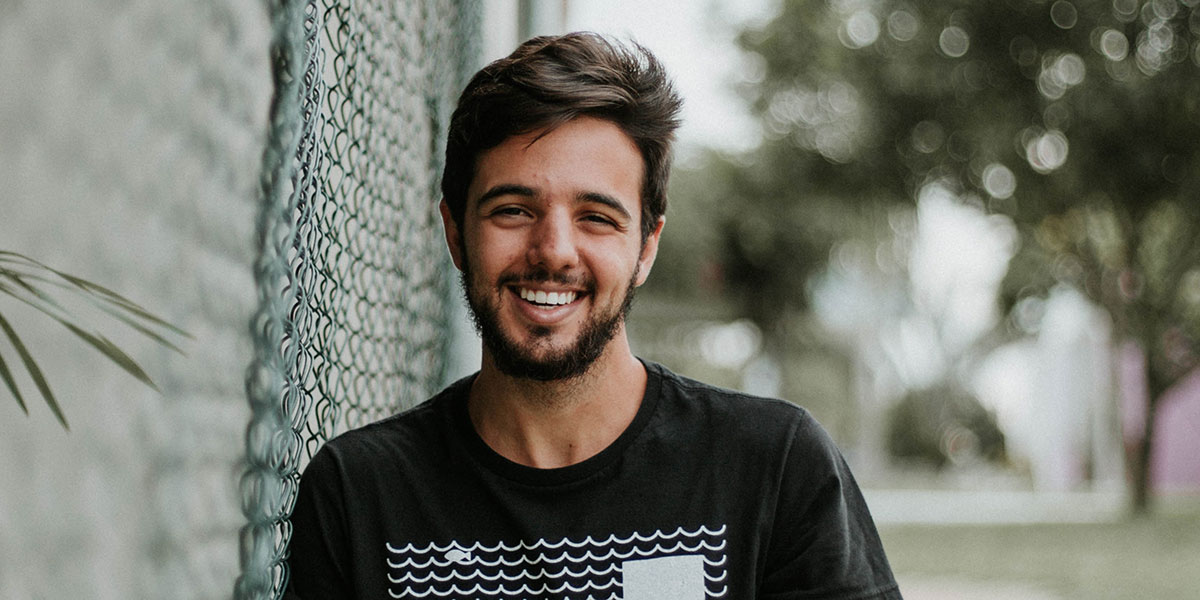
#> input picture faceinput.jpg, 1200 x 600 px, found by its file name
$ python tempCodeRunnerFile.py
#> lines starting #> are read from the running program, lines starting #| are printed output that depends on the picture; after the words box and inside, x2 and y2 are one past the last pixel; in counts of white or black regions, pixels touching at a corner belong together
import cv2

face_path = r"D:\work\olama resm\Computer Vision\Haar cascade classifier\Haarcascades\haarcascade_frontalface_default.xml"
eye_path = r"D:\work\olama resm\Computer Vision\Haar cascade classifier\Haarcascades\haarcascade_eye.xml"
image_path = r"D:\work\olama resm\Computer Vision\Haar cascade classifier\faceinput.jpg"

# Load classifiers
face_classifier = cv2.CascadeClassifier(face_path)
eye_classifier = cv2.CascadeClassifier(eye_path)

# Check classifiers
if face_classifier.empty():
    print("❌ Face Haar Cascade not loaded")
    exit()

if eye_classifier.empty():
    print("❌ Eye Haar Cascade not loaded")
    exit()

print("✅ Haar Cascade files loaded")


# Load image
img = cv2.imread(image_path)
#> img is the input picture: shape (600, 1200, 3); mean B, G, R 108.9, 118.4, 117.3

if img is None:
    print("❌ Image not found")
    exit()

print("✅ Image loaded")


# Convert to grayscale
gray = cv2.cvtColor(img, cv2.COLOR_BGR2GRAY)
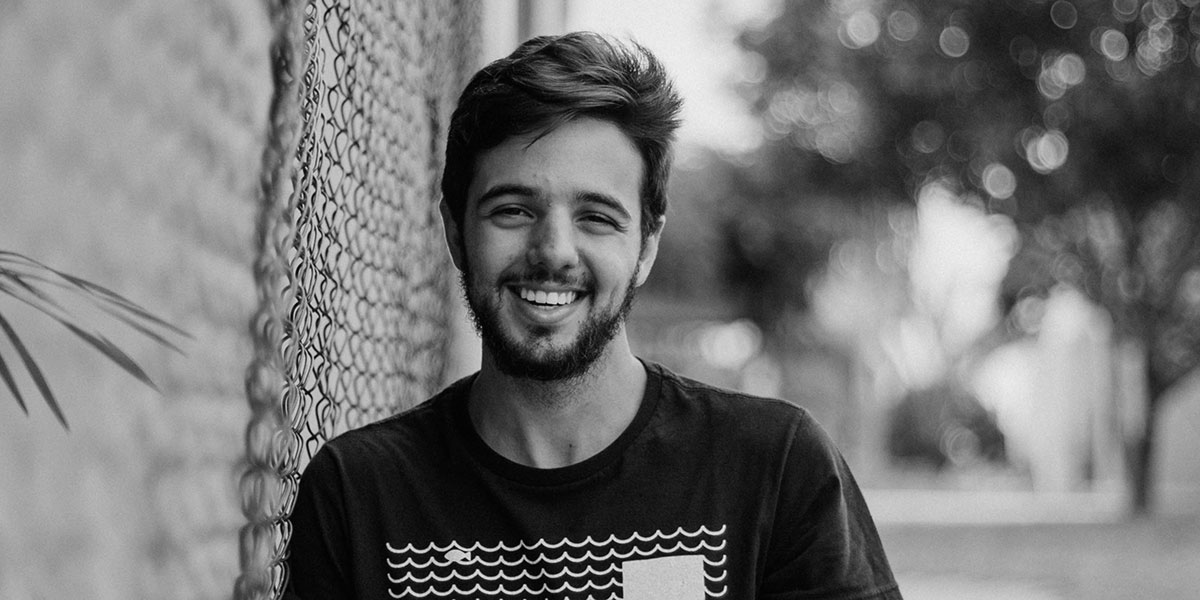
#> gray: shape (600, 1200); min 0, max 253, mean 117


# Detect faces
faces = face_classifier.detectMultiScale(
    gray,
    scaleFactor=1.3,
    minNeighbors=5
)
#> faces = [[441, 128, 221, 221]]

print("Faces detected:", len(faces))
#| Faces detected: 1


# Process each face
for (x, y, w, h) in faces:

    # Draw face rectangle
    cv2.rectangle(
        img,
        (x, y),
        (x + w, y + h),
        (127, 0, 255),
        2
    )

    # Face ROI
    roi_gray = gray[y:y+h, x:x+w]
    roi_color = img[y:y+h, x:x+w]

    # Detect eyes
    eyes = eye_classifier.detectMultiScale(roi_gray)

    print("Eyes detected:", len(eyes))

    for (ex, ey, ew, eh) in eyes:

        cv2.rectangle(
            roi_color,
            (ex, ey),
            (ex + ew, ey + eh),
            (255, 255, 0),
            2
        )
#> this loop made 1 pass
#> (x, y, w, h, eyes) on pass 1: (441, 128, 221, 221, [[44, 60, 51, 51], [128, 66, 51, 51]])
#| Eyes detected: 2
#> pass 1, `roi_gray = gray[y:y+h, x:x+w]`:
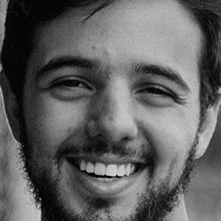
#> roi_gray: shape (221, 221); min 0, max 220, mean 95.5
#> pass 1, `roi_color = img[y:y+h, x:x+w]`:
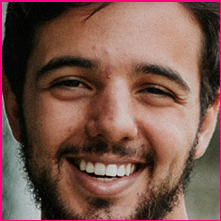
#> roi_color: shape (221, 221, 3); mean B, G, R 76.3, 86.9, 120.1
#> after the loop:
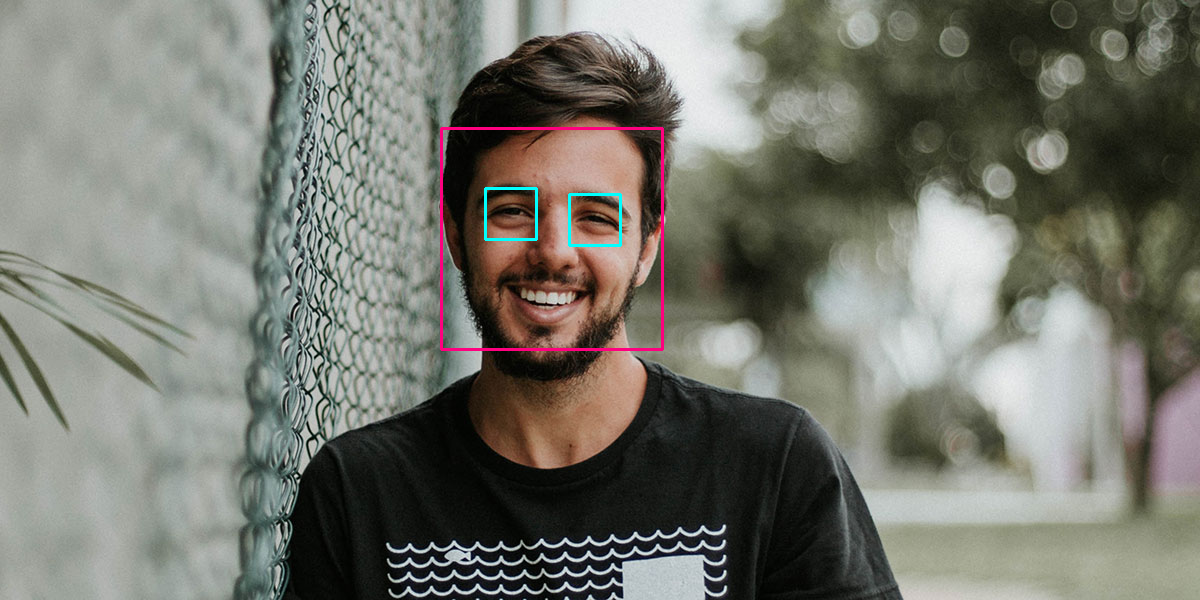
#> img: shape (600, 1200, 3); 0.54% of pixels changed, all inside (x1, y1, x2, y2) = (440, 127, 664, 351)
#> after the loop:
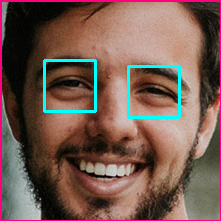
#> roi_color: shape (221, 221, 3); 2.49% of pixels changed, all inside (x1, y1, x2, y2) = (43, 59, 181, 119)


# Display result
cv2.imshow("Face and Eye Detection", img)

cv2.waitKey(0)
cv2.destroyAllWindows()
